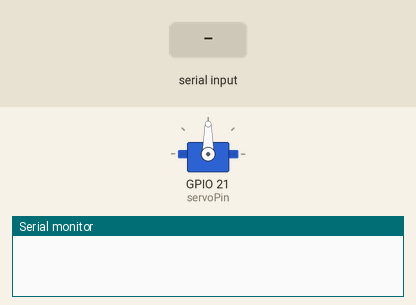
Bench run of a sketch on a simulated ESP32. Parts: servo, the last lines printed to the serial monitor. The inputs (shaded band) are chosen by the test bench.

Above: at 1.2 s.
1.3 s: "30,150\n" received over Serial
At 1.6 s:
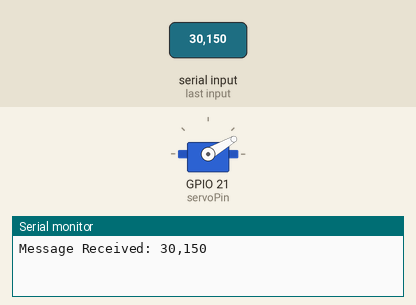
2.8 s: "5\n" received over Serial
At 4.0 s:
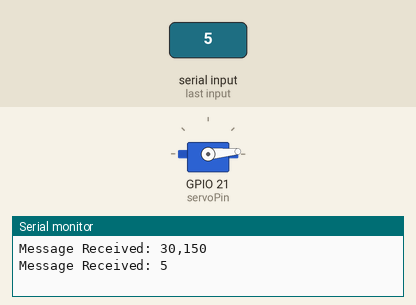
4.3 s: "200\n" received over Serial
At 5.2 s:
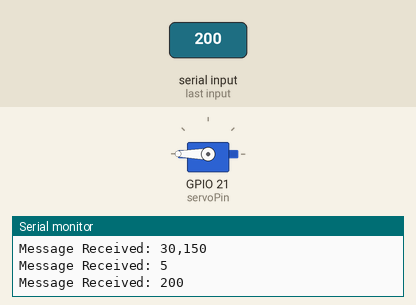
5.8 s: "90,45\n" received over Serial
At 6.5 s:
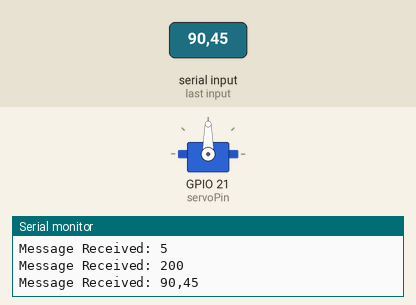
Timing chart, 0 to 8.3 s (numbered marks = the images above; inputs shaded):
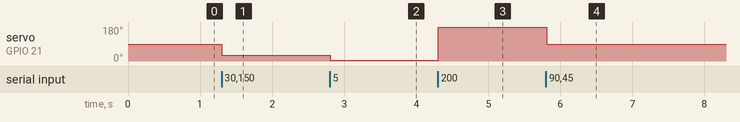

The sketch:

sketch_dec10a.ino
```cpp
String inData;
// Include the ESP32 Arduino Servo Library instead of the original Arduino Servo Library
#include <ESP32Servo.h>

Servo myservo;  // create servo object to control a servo

// Possible PWM GPIO pins on the ESP32: 0(used by on-board button),2,4,5(used by on-board LED),12-19,21-23,25-27,32-33
int servoPin = 21;      // GPIO pin used to connect the servo control (digital out)
//int servoPin2 = 22;
// Possible ADC pins on the ESP32: 0,2,4,12-15,32-39; 34-39 are recommended for analog input
//int potPin = 34;        // GPIO pin used to connect the potentiometer (analog in)
int ADC_Max = 4096;     // This is the default ADC max value on the ESP32 (12 bit ADC width);
                        // this width can be set (in low-level oode) from 9-12 bits, for a
                        // a range of max values of 512-4096

int val;    // variable to read the value from the analog pin

void setup()
{
  Serial.begin(115200);                                     // for MG995 large servo, use 1000us and 2000us,

  myservo.setPeriodHertz(50);// Standard 50hz servo
  //myservo.attach(servoPin, 500, 2400);   // attaches the servo on pin 21 to the servo object
                                         // using SG90 servo min/max of 500us and 2400us
                                         // which are the defaults, so this line could be
       myservo.attach(servoPin);
}

void loop() {

    while (Serial.available() > 0)
    {
        char recieved = Serial.read();
        inData += recieved;

        // Process message when new line character is recieved
        if (recieved == '\n')
        {
            Serial.print("Message Received: ");
            Serial.print(inData);


       myservo.write(inData.toInt());
            inData = ""; // Clear recieved buffer
        }
    }
    delay(100);
}
```

Measured:
- after the input at 1.3 s, servo on GPIO 21 (servoPin): 90° → 30° at once
- after the input at 2.8 s, servo on GPIO 21 (servoPin): 30° → 5° at once
- after the input at 4.3 s, servo on GPIO 21 (servoPin): 5° → 180° at once
- after the input at 5.8 s, servo on GPIO 21 (servoPin): 180° → 90° at once
